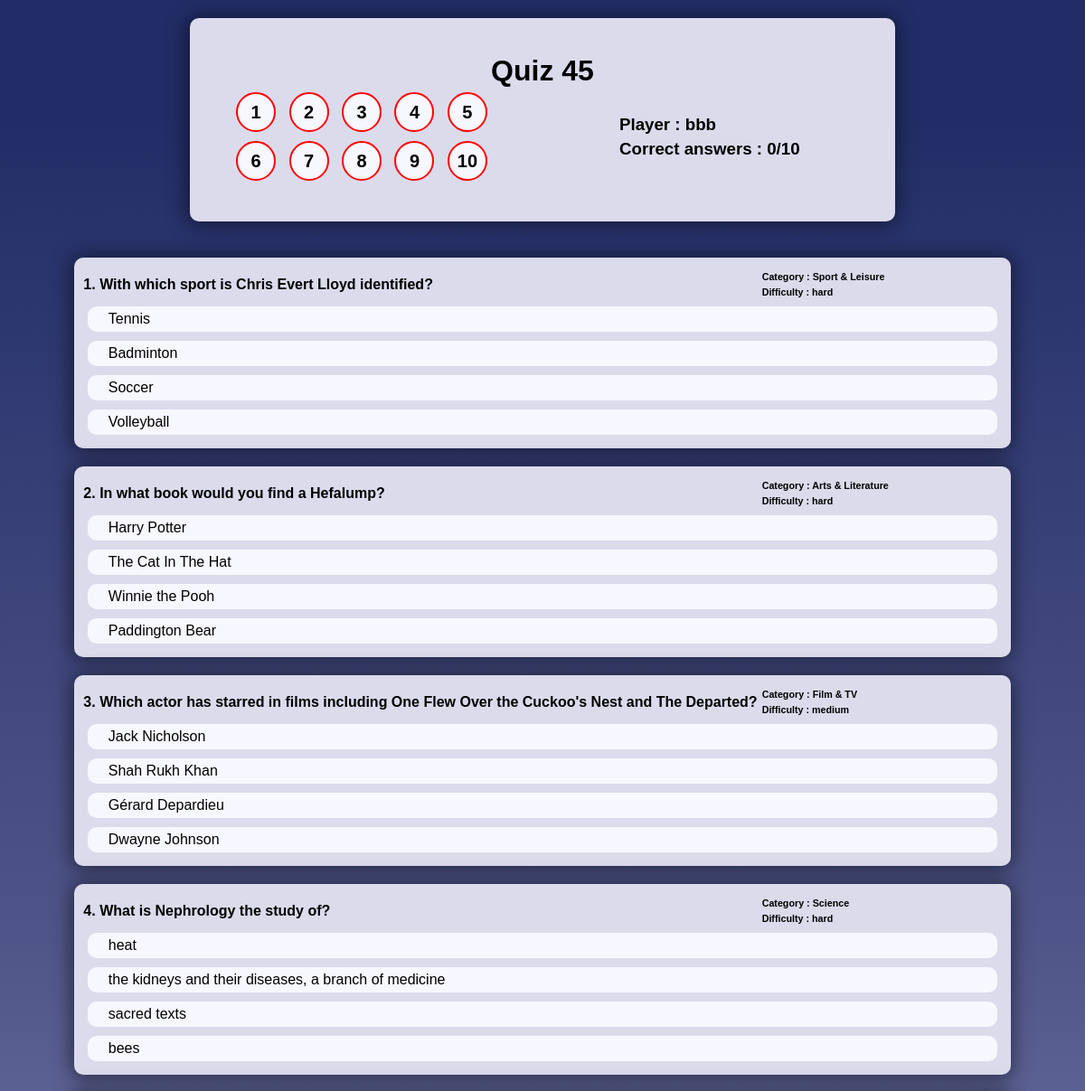
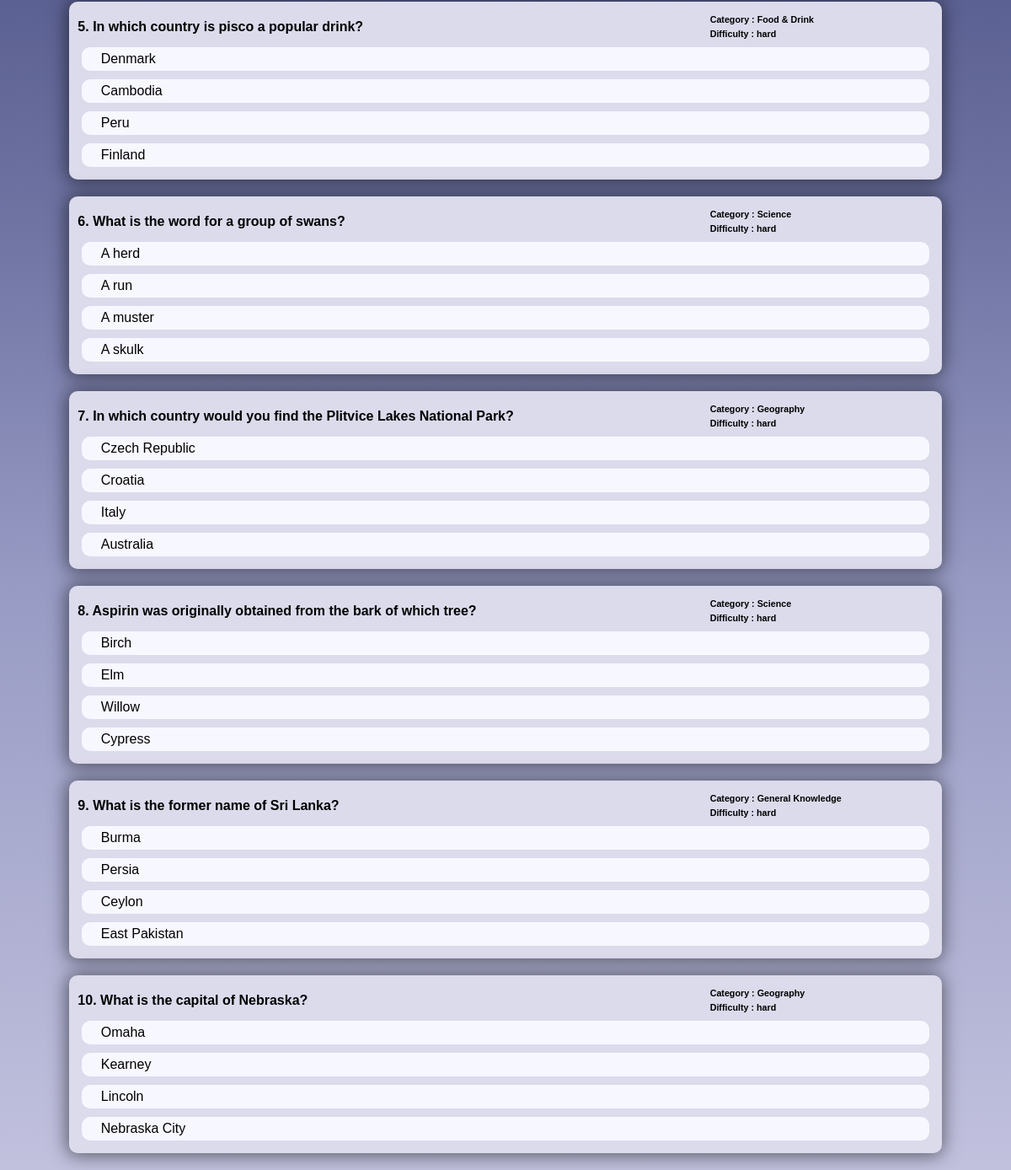
Screenshot of /quiz/45/result with the database file from the repository (2 pictures, top to bottom).
### base/models.py (models this page shows, shortened)
class Quiz(models.Model):
    player = models.ForeignKey(Player,on_delete=models.CASCADE)
    correctQuestions = models.IntegerField(default=0)
    completed = models.BooleanField(default=False)

class Question(models.Model):
    number = models.IntegerField(default=0)
    quiz = models.ForeignKey("Quiz",on_delete=models.CASCADE,null = True)
    question = models.CharField(max_length=300)
    correctAnswer = models.CharField(max_length=300)
    category = models.CharField(max_length=300,default = "string")
    incorrect = models.JSONField(default = "")
    difficulty = models.CharField(max_length=20,default = "easy")
    choices = models.JSONField(default= "")
    playerChoice = models.CharField(max_length=300,default="")
    def __str__(self):
        return self.question[:40]

class Player(models.Model):
    name = models.CharField(max_length=50)
    def __str__(self):
        return self.name

### base/views.py (the view)
# urls.py: path("quiz/<str:pk>/result",views.resultView,name = "result")
def resultView(request,pk):
    quiz = Quiz.objects.get(id = pk)
    questions = Question.objects.filter(quiz = quiz)
    print(questions)
    context = {"questions" : questions,"quiz":quiz}
    return render(request,"base/result.html",context)

### base/templates/base/result.html (shortened to what this page needs)
{% extends 'base/main.html' %}
{% block content %}
<div class = "container result">
    <div class = "top">
        <h1>Quiz {{quiz.id}}</h1>
        <div class = "container">
            <div class = "q__box__left">
                {% for q in questions %}
                    {% if q.playerChoice == q.correctAnswer %}
                        <a href = "#{{q.number}}" class = "q__circle correct">
                            <p>{{q.number}}</p>
                        </a>
                    {% else %}
                        <a href = "#{{q.number}}" class = "q__circle wrong">
                            <p>{{q.number}}</p>
                        </a>
                    {% endif %}
                {% endfor %}
            </div>
            <div class = "q__box__right">
                <h3>Player : {{quiz.player}}</h3>
                <h3>Correct answers : {{quiz.correctQuestions}}/10</h3>
            </div>
        </div>
    </div>
    <div class = "">
        {% for q in questions %}
            <div class = "question" id = {{q.number}}>
                <div class = "q__header">
                    <div>
                        <h4>{{q.number}}. {{q.question}}</h4>
                    </div>
                    <div class = q__info>
                        <h6>Category : {{q.category}}</h6>
                        <h6>Difficulty : {{q.difficulty}}</h6>
                    </div>
                </div>
                <div class = "answers">
                    {% for answer in q.choices %}
                    {% if answer == q.playerChoice %}
                        {% if answer == q.correctAnswer %}
                            <div class = "a__choice correct" id = "{{q.number}}">
                                <p>{{answer}}</p>
                            </div>
                        {% else %}
                            <div class = "a__choice wrong" id = "{{q.number}}">
                                <input id = "{{q.number}}" type ="checkbox" name = "{{answer}}" class = "input">
                                <p>{{answer}}</p>
                            </div>
                        {% endif %}
                    {% else %}
                        <div class = "a__choice" id = "{{q.number}}">
                            <p>{{answer}}</p>
                        </div>
                    {% endif %}
                    {% endfor %}
                </div>
          </div>
          {% endfor %}
    </div>
</div>
{% endblock content %}

### static/styles/style.css (style rules this page uses)
* { margin: 0; padding: 0; font-family: "Fira Sans", sans-serif; }
html,body { scroll-behavior: smooth; display: flex; justify-content: center; align-items: center; min-height: 100vh; background: rgb(193,193,222); background: linear-gradient(0deg, rgba(193,193,222,1) 0%, rgba(151,154,195,1) 27%, rgba(111,116,163,1) 43%, rgba(79,85,136,1) 60%, rgba(34,45,103,1) 95%); }
.container { margin: auto; max-width: 1200px; display: flex; justify-content: space-evenly; align-items: center; }
.container { margin: auto; max-width: 1200px; }
.q__header { display: flex; justify-content: space-between; align-items: center; }
.q__info { width: 250px; text-align: left; margin-right: 20px; }
.q__info h6 { margin: 5px; }
.answers { display: flex; flex-direction: column; }
.question { box-shadow: -1px 1px 21px 2px rgba(0,0,0,0.52); -webkit-box-shadow: -1px 1px 21px 2px rgba(0,0,0,0.52); -moz-box-shadow: -1px 1px 21px 2px rgba(0,0,0,0.52); background-color: rgb(219, 219, 236); padding: 10px; border-radius: 10px; margin: 20px }
.container.result { flex-direction: column; align-items: center; justify-content: center; }
.top { box-shadow: -1px 1px 21px 2px rgba(0,0,0,0.52); -webkit-box-shadow: -1px 1px 21px 2px rgba(0,0,0,0.52); -moz-box-shadow: -1px 1px 21px 2px rgba(0,0,0,0.52); background-color: rgb(219, 219, 236); padding: 40px; border-radius: 10px; margin: 20px; width: 700px; text-align: center; }
.top .container { display: flex; justify-content: space-between; align-items: center; }
.q__box__left { width: 300px; }
.q__box__right { width: 250px; text-align: left; margin-right: 20px; }
.q__circle { color: black; font-weight: 700; display: inline-block; background-color: rgb(247, 247, 255); width: 40px; height: 40px; margin: 5px; border-radius: 50%; }
a { text-decoration: none; color: black; font-size: 20px; text-align: center; }
.q__circle p { position: relative; top: 50%; transform: translateY(-50%) }
.q__info h6, .q__box__right h3 { margin: 5px; }
.a__choice { background-color: rgb(247, 247, 255); padding: 5px; border-radius: 10px; margin: 5px; }
.wrong { border: 2px solid red; }
.a__choice p { display: inline-block; padding: 0px; margin: 0px; }

### rows the page displays
Quiz: id "45", player "bbb", correctQuestions "0"
Question: number "1", question "With which sport is Chris Evert Lloyd identified?", category "Sport & Leisure", difficulty "hard", choices "Tennis" "Badminton" "Soccer" "Volleyball"
Question: number "2", question "In what book would you find a Hefalump?", category "Arts & Literature", difficulty "hard", choices "Harry Potter" "The Cat In The Hat" "Winnie the Pooh" "Paddington Bear"
Question: number "3", question "Which actor has starred in films including One Flew Over the Cuckoo's Nest and The Departed?", category "Film & TV", difficulty "medium", choices "Jack Nicholson" "Shah Rukh Khan" "Gérard Depardieu" "Dwayne Johnson"
Question: number "4", question "What is Nephrology the study of?", category "Science", difficulty "hard", choices "heat" "the kidneys and their diseases, a branch of medicine" "sacred texts" "bees"
Question: number "5", question "In which country is pisco a popular drink?", category "Food & Drink", difficulty "hard", choices "Denmark" "Cambodia" "Peru" "Finland"
Question: number "6", question "What is the word for a group of swans?", category "Science", difficulty "hard", choices "A herd" "A run" "A muster" "A skulk"
Question: number "7", question "In which country would you find the Plitvice Lakes National Park?", category "Geography", difficulty "hard", choices "Czech Republic" "Croatia" "Italy" "Australia"
Question: number "8", question "Aspirin was originally obtained from the bark of which tree?", category "Science", difficulty "hard", choices "Birch" "Elm" "Willow" "Cypress"
Question: number "9", question "What is the former name of Sri Lanka?", category "General Knowledge", difficulty "hard", choices "Burma" "Persia" "Ceylon" "East Pakistan"
Question: number "10", question "What is the capital of Nebraska?", category "Geography", difficulty "hard", choices "Omaha" "Kearney" "Lincoln" "Nebraska City"
